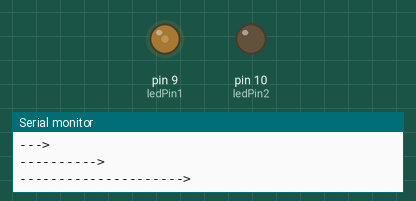
A sketch run on a simulated Arduino Uno, built with avr-gcc and run on an emulated ATmega328P. On the bench: output pins drawn as LEDs (lit = HIGH), the last lines printed to the serial monitor. Random numbers use the default seed unless the sketch sets one.

Above: at 0.52 s.
At 9.25 s:
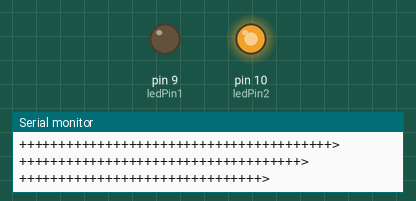
At 18.12 s:
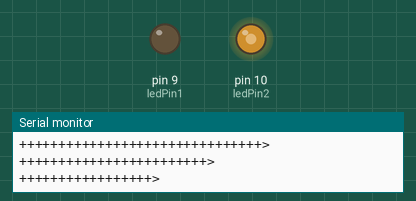
At 35.79 s:
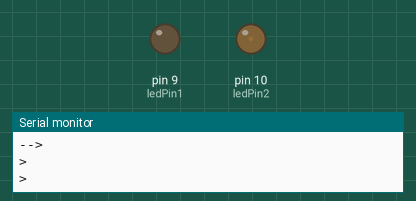
Timing chart, 0 to 40.0 s (numbered marks = the images above):
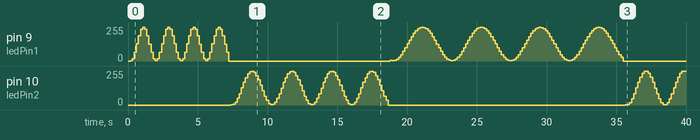

The sketch:

finite_blink.ino
```cpp
// Finite LED Blinker
// Paul Schakel
// Goes between 2 LED's fading them in and out a specified number of times with a randomly generated sine wave length.
// The brightness of each LED is represented in the serial monitor with a specified char.

const int ledPin1 = 9;
const int ledPin2 = 10;
const int offset = 128;    //used to move the value up 128 to account for negative #s coming from sin()
const int amplitude = 127;   //used to amplify the number coming from sin()
const int wavesPerLed = 4;
const char led1Char = '-';
const char led2Char = '+';

void setup() {
  Serial.begin(9600);
  pinMode(ledPin1, OUTPUT);
  pinMode(ledPin2, OUTPUT);
}

void loop() {
  blinkCycle(ledPin1, random(5, 40), led1Char);
  blinkCycle(ledPin2, random(5, 40), led2Char);
}

void blinkCycle(int ledPin, int sineLength, char visualizationChar) {   //goes through one waveCycle with a specified LED
  int counter = 0 - sineLength / 3;    //this counter advances the x-value in the sine wave
  int brightness = 0;
  int cycleCounter = 0;

  while (true) {
    if (cycleCounter >= wavesPerLed) {  //checks to make sure the wavePerLed limit hasn't been reached
      analogWrite(ledPin, 0);
      break;
    } else {
      analogWrite(ledPin, brightness);
      counter++;
      brightness = offset + amplitude * sin((TWO_PI / sineLength) * counter);   //change brightness for next loop
      visualizeBrightness(brightness, visualizationChar);    //visualizes the brightness in the Serial monitor
    }

    if ((counter + sineLength / 3) % sineLength == 0) {   //checks if a wave has been completed
      cycleCounter++;
    }

    delay(150);   //adds delay so the fade happens gradually
  }
}

void visualizeBrightness(int brightness, char visualizationChar) {
  brightness = brightness / 6;   //make brightness val smaller so the graph isn't huge
  for (int i = 0; i < brightness; i++) {    //print the specified char for every point of brightness
    Serial.print(visualizationChar);
  }
  Serial.println(">");    //makes the graph look slightly better and creates a newline
}
```

Measured:
- by itself, pin 10 (ledPin2): 0/255 → 1/255 at 7.4 s, → 4/255 0.15 s later, → 21/255 0.15 s later, → 49/255 0.15 s later, … (101 changes in this stretch)
- by itself, pin 9 (ledPin1): 0/255 → 1/255 at 0.15 s, → 18/255 0.15 s later, → 64/255 0.15 s later, → 128/255 0.15 s later, … (160 changes in this stretch)
